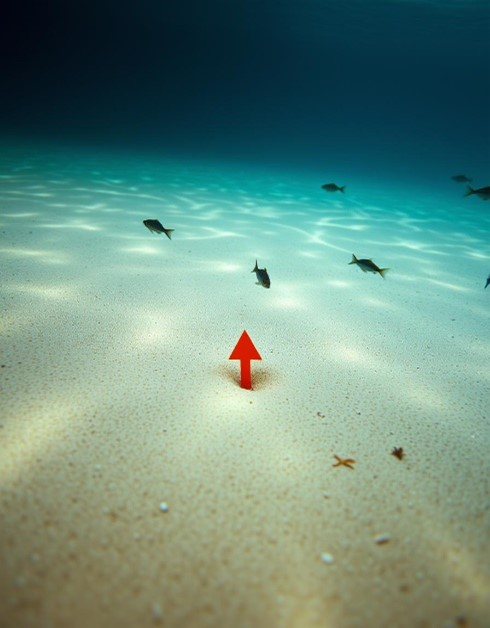
#> input picture Picture1.jpg, 490 x 628 px
$ python 'Final Code.py'
#> lines starting #> are read from the running program, lines starting #| are printed output that depends on the picture; after the words box and inside, x2 and y2 are one past the last pixel; in counts of white or black regions, pixels touching at a corner belong together
import cv2
import numpy as np
import math

def empty(a):
    pass

def line_equation_end_finder(points1, points2, img_end_x):
    x, y = points1
    x3, y3 = points2
    slope = (y3 - y) / (x3 - x)
    img_end_y = slope * (img_end_x - x) + y
    img_start_y = slope * (0 - x) + y
    return (int(img_end_y), int(img_start_y), float(slope))

img1 = cv2.imread("Picture1.jpg")
#> img1 is the input picture: shape (628, 490, 3); mean B, G, R 126.2, 140.3, 104.8
img2 = cv2.imread("Picture2.jpg")
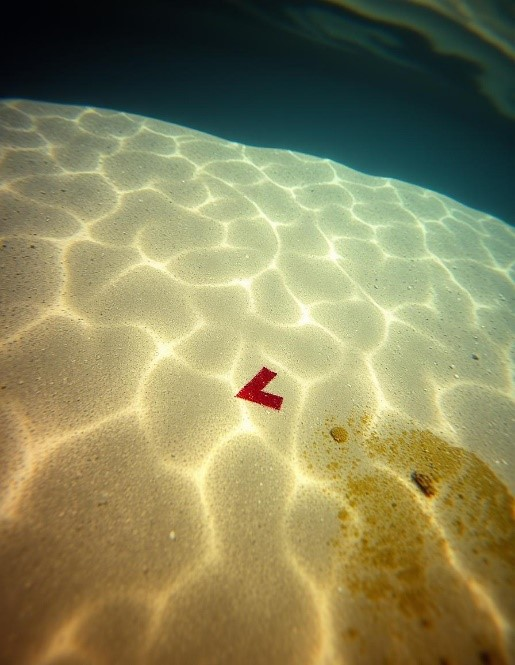
#> input picture Picture2.jpg, 515 x 665 px
#> img2 is the input picture: shape (665, 515, 3); mean B, G, R 89.9, 131.8, 135.3
img1_hsv = cv2.cvtColor(img1, cv2.COLOR_BGR2HSV)
#> img1_hsv: shape (628, 490, 3); mean H, S, V 68.5, 118.7, 145.3
img2_hsv = cv2.cvtColor(img2, cv2.COLOR_BGR2HSV)
#> img2_hsv: shape (665, 515, 3); mean H, S, V 42.1, 119.1, 144.3

lower = np.array([9, 0, 0])
upper = np.array([172, 255, 255])

mask1 = cv2.inRange(img1_hsv, lower, upper)
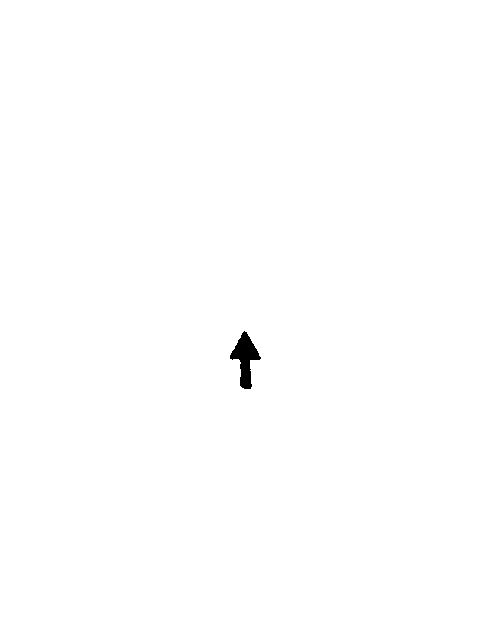
#> mask1: shape (628, 490); 99.7% white; 1 black region, box (x1, y1, x2, y2) and area: (230, 331, 261, 389) 808
mask2 = cv2.inRange(img2_hsv, lower, upper)
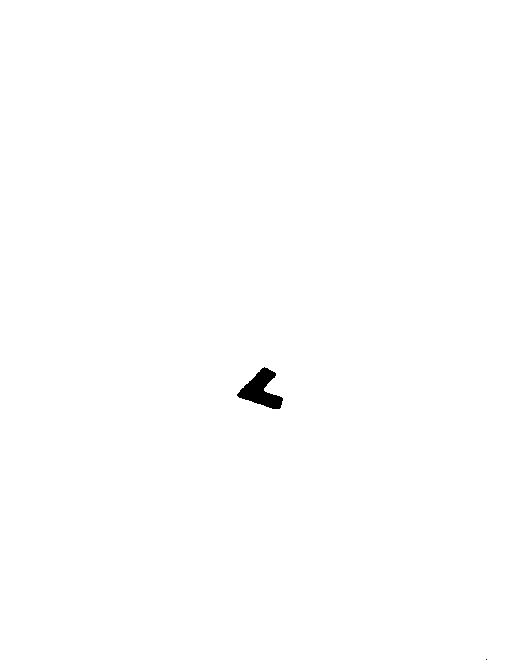
#> mask2: shape (665, 515); 99.7% white; 2 black regions (1 under 20 px), largest, box (x1, y1, x2, y2) and area: (237, 367, 283, 409) 947
invertedmask1 = cv2.bitwise_not(mask1)
invertedmask2 = cv2.bitwise_not(mask2)

blurred_img = cv2.GaussianBlur(invertedmask1, (5, 5), 0)
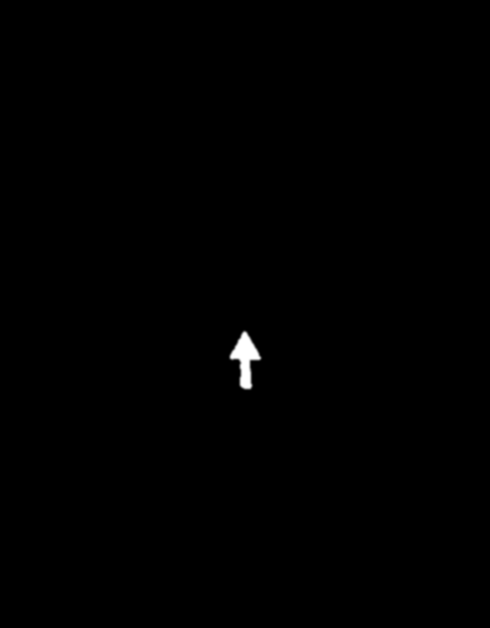
#> blurred_img: shape (628, 490); min 0, max 255, mean 0.7
blurred_img2 = cv2.GaussianBlur(invertedmask2, (5, 5), 0)

edge_detected_img1 = cv2.Canny(blurred_img, 50, 150)
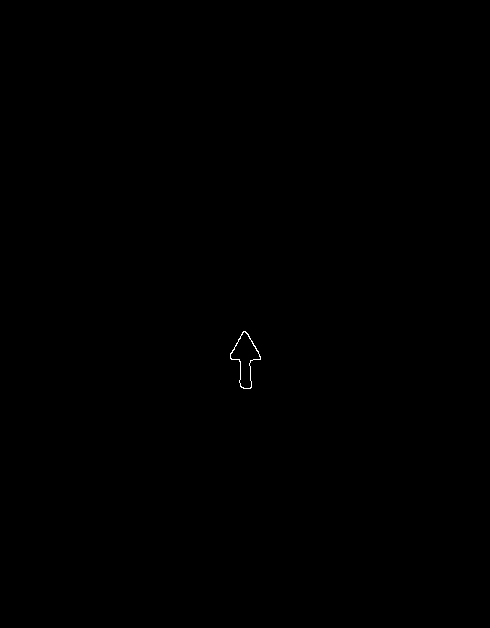
#> edge_detected_img1: shape (628, 490); 0.05% white in thin lines or dots, all inside (x1, y1, x2, y2) = (230, 331, 261, 389)
edge_detected_img2 = cv2.Canny(blurred_img2, 50, 150)
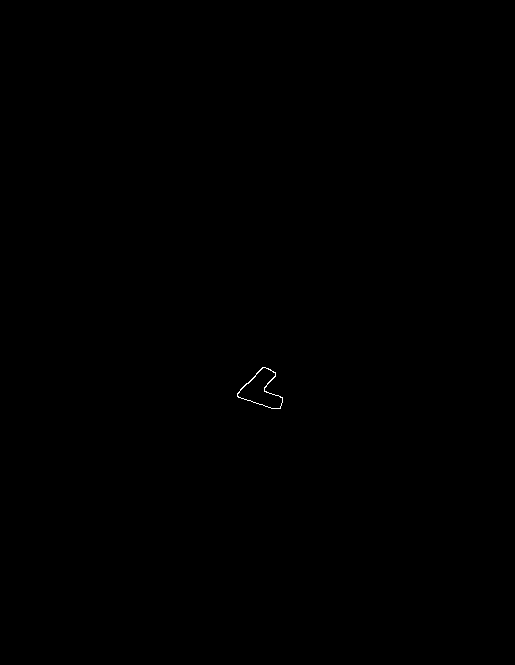
#> edge_detected_img2: shape (665, 515); 0.05% white in thin lines or dots, all inside (x1, y1, x2, y2) = (237, 367, 283, 409)

contours, hierarchy = cv2.findContours(image=edge_detected_img1, mode=cv2.RETR_TREE, method=cv2.CHAIN_APPROX_NONE)
#> contours = 2 contours; box (x1, y1, x2, y2) and area: (230, 331, 261, 389) 814, (230, 331, 261, 389) 782
contours2, hierarchy2 = cv2.findContours(image=edge_detected_img2, mode=cv2.RETR_TREE, method=cv2.CHAIN_APPROX_NONE)
#> contours2 = 2 contours; box (x1, y1, x2, y2) and area: (237, 367, 283, 409) 958, (237, 367, 283, 409) 918

largest_contour_img1 = max(contours, key=cv2.contourArea)
#> largest_contour_img1 = contour of 139 points, box (x1, y1, x2, y2) (230, 331, 261, 389), area 814
largest_contour_img2 = max(contours2, key=cv2.contourArea)
#> largest_contour_img2 = contour of 133 points, box (x1, y1, x2, y2) (237, 367, 283, 409), area 958

rectangle_image1 = cv2.minAreaRect(largest_contour_img1)
#> rectangle_image1 = ((246, 359.7), (28.92, 56.03), -19.65)
rectangle_image2 = cv2.minAreaRect(largest_contour_img2)
#> rectangle_image2 = ((263.4, 385.9), (37, 45.54), -71.57)
box1 = cv2.boxPoints(rectangle_image1)
#> box1 = [[241.8, 390.9], [222.9, 338.2], [250.2, 328.4], [269, 381.2]]
box2 = cv2.boxPoints(rectangle_image2)
#> box2 = [[279.1, 410.7], [235.9, 396.3], [247.6, 361.2], [290.8, 375.6]]

box1 = np.int_(box1)
#> box1 = [[241, 390], [222, 338], [250, 328], [269, 381]]
box2 = np.int_(box2)
#> box2 = [[279, 410], [235, 396], [247, 361], [290, 375]]

image_copy = img1.copy()
image_copy2 = img2.copy()
#> (the run stopped early here; a loop or call above may not have finished)
